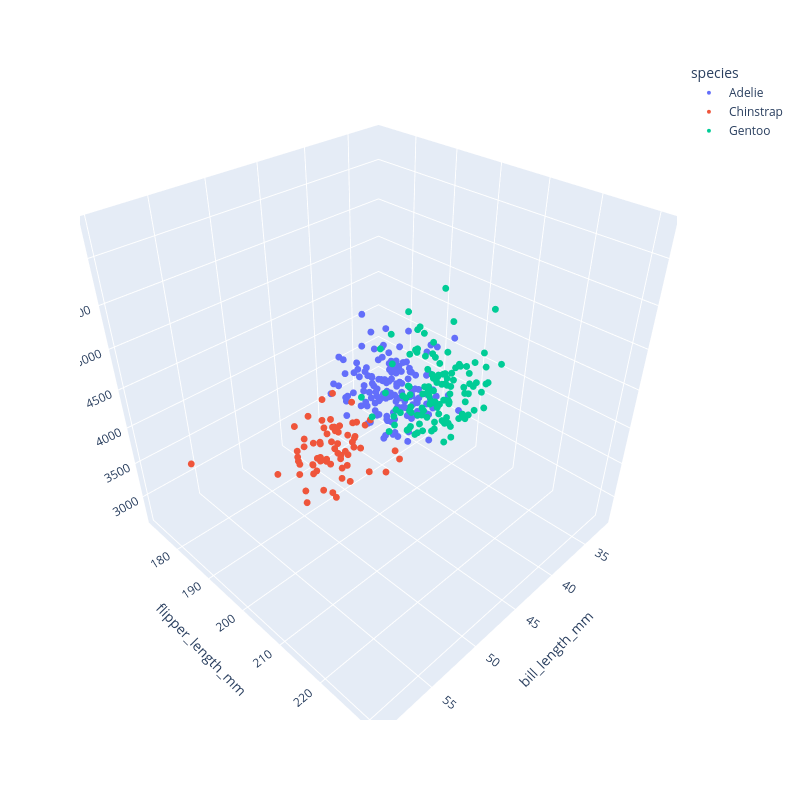

Source (notebook cell):
### Markdown cell above
### Exercise 2.2.2
Plot the data using [plotly 3D plots](https://plotly.com/python/3d-scatter-plots/)

Play around trying to change things in the lay-out, coloring, or use of markers.

### Code cell
# Plotting the data in 3D:
# Try playing around with the parameters in the plot below:

# The following plots the pandas dataframe in 3D. You can immediately plug in the name of the columns


fig = px.scatter_3d(
    penguins,
    x="bill_length_mm",
    y="flipper_length_mm",
    z="body_mass_g",
    color="species",
)


# This line sets the shape and size of the markers
fig.update_traces(
    marker=dict(
        size=4,
    ),
    selector=dict(mode="markers"),
)

# This line sets the size for the plot
fig.update_layout(
    autosize=False,
    width=800,
    height=800,
)

# This line shows the figure
fig.show()

### Figure 1 — Plotly figure (JSON) as saved in the notebook; plotly's stock layout.template omitted (floating-point values rounded to 4 significant figures; data arrays with more than 128 entries replaced by an {"elided": "..."} marker saying what was removed)
{"data": [{"hovertemplate": "species=Adelie<br>bill_length_mm=%{x}<br>flipper_length_mm=%{y}<br>body_mass_g=%{z}<extra></extra>", "legendgroup": "Adelie", "marker": {"color": "#636efa", "size": 4, "symbol": "circle"}, "mode": "markers", "name": "Adelie", "scene": "scene", "showlegend": true, "type": "scatter3d", "x": {"elided": "146 float values"}, "y": {"elided": "146 int values"}, "z": {"elided": "146 int values"}}, {"hovertemplate": "species=Chinstrap<br>bill_length_mm=%{x}<br>flipper_length_mm=%{y}<br>body_mass_g=%{z}<extra></extra>", "legendgroup": "Chinstrap", "marker": {"color": "#EF553B", "size": 4, "symbol": "circle"}, "mode": "markers", "name": "Chinstrap", "scene": "scene", "showlegend": true, "type": "scatter3d", "x": [46.5, 50, 51.3, 45.4, 52.7, 45.2, 46.1, 51.3, 46, 51.3, 46.6, 51.7, 47, 52, 45.9, 50.5, 50.3, 58, 46.4, 49.2, 42.4, 48.5, 43.2, 50.6, 46.7, 52, 50.5, 49.5, 46.4, 52.8, 40.9, 54.2, 42.5, 51, 49.7, 47.5, 47.6, 52, 46.9, 53.5, 49, 46.2, 50.9, 45.5, 50.9, 50.8, 50.1, 49, 51.5, 49.8, 48.1, 51.4, 45.7, 50.7, 42.5, 52.2, 45.2, 49.3, 50.2, 45.6, 51.9, 46.8, 45.7, 55.8, 43.5, 49.6, 50.8, 50.2], "y": [192, 196, 193, 188, 197, 198, 178, 197, 195, 198, 193, 194, 185, 201, 190, 201, 197, 181, 190, 195, 181, 191, 187, 193, 195, 197, 200, 200, 191, 205, 187, 201, 187, 203, 195, 199, 195, 210, 192, 205, 210, 187, 196, 196, 196, 201, 190, 212, 187, 198, 199, 201, 193, 203, 187, 197, 191, 203, 202, 194, 206, 189, 195, 207, 202, 193, 210, 198], "z": [3500, 3900, 3650, 3525, 3725, 3950, 3250, 3750, 4150, 3700, 3800, 3775, 3700, 4050, 3575, 4050, 3300, 3700, 3450, 4400, 3600, 3400, 2900, 3800, 3300, 4150, 3400, 3800, 3700, 4550, 3200, 4300, 3350, 4100, 3600, 3900, 3850, 4800, 2700, 4500, 3950, 3650, 3550, 3500, 3675, 4450, 3400, 4300, 3250, 3675, 3325, 3950, 3600, 4050, 3350, 3450, 3250, 4050, 3800, 3525, 3950, 3650, 3650, 4000, 3400, 3775, 4100, 3775]}, {"hovertemplate": "species=Gentoo<br>bill_length_mm=%{x}<br>flipper_length_mm=%{y}<br>body_mass_g=%{z}<extra></extra>", "legendgroup": "Gentoo", "marker": {"color": "#00cc96", "size": 4, "symbol": "circle"}, "mode": "markers", "name": "Gentoo", "scene": "scene", "showlegend": true, "type": "scatter3d", "x": [46.1, 50, 48.7, 50, 47.6, 46.5, 45.4, 46.7, 43.3, 46.8, 40.9, 49, 45.5, 48.4, 45.8, 49.3, 42, 49.2, 46.2, 48.7, 50.2, 45.1, 46.5, 46.3, 42.9, 46.1, 47.8, 48.2, 50, 47.3, 42.8, 45.1, 59.6, 49.1, 48.4, 42.6, 44.4, 44, 48.7, 42.7, 49.6, 45.3, 49.6, 50.5, 43.6, 45.5, 50.5, 44.9, 45.2, 46.6, 48.5, 45.1, 50.1, 46.5, 45, 43.8, 45.5, 43.2, 50.4, 45.3, 46.2, 45.7, 54.3, 45.8, 49.8, 49.5, 43.5, 50.7, 47.7, 46.4, 48.2, 46.5, 46.4, 48.6, 47.5, 51.1, 45.2, 45.2, 49.1, 52.5, 47.4, 50, 44.9, 50.8, 43.4, 51.3, 47.5, 52.1, 47.5, 52.2, 45.5, 49.5, 44.5, 50.8, 49.4, 46.9, 48.4, 51.1, 48.5, 55.9, 47.2, 49.1, 46.8, 41.7, 53.4, 43.3, 48.1, 50.5, 49.8, 43.5, 51.5, 46.2, 55.1, 48.8, 47.2, 46.8, 50.4, 45.2, 49.9], "y": [211, 230, 210, 218, 215, 210, 211, 219, 209, 215, 214, 216, 214, 213, 210, 217, 210, 221, 209, 222, 218, 215, 213, 215, 215, 215, 215, 210, 220, 222, 209, 207, 230, 220, 220, 213, 219, 208, 208, 208, 225, 210, 216, 222, 217, 210, 225, 213, 215, 210, 220, 210, 225, 217, 220, 208, 220, 208, 224, 208, 221, 214, 231, 219, 230, 229, 220, 223, 216, 221, 221, 217, 216, 230, 209, 220, 215, 223, 212, 221, 212, 224, 212, 228, 218, 218, 212, 230, 218, 228, 212, 224, 214, 226, 216, 222, 203, 225, 219, 228, 215, 228, 215, 210, 219, 208, 209, 216, 229, 213, 230, 217, 230, 222, 214, 215, 222, 212, 213], "z": [4500, 5700, 4450, 5700, 5400, 4550, 4800, 5200, 4400, 5150, 4650, 5550, 4650, 5850, 4200, 5850, 4150, 6300, 4800, 5350, 5700, 5000, 4400, 5050, 5000, 5100, 5650, 4600, 5550, 5250, 4700, 5050, 6050, 5150, 5400, 4950, 5250, 4350, 5350, 3950, 5700, 4300, 4750, 5550, 4900, 4200, 5400, 5100, 5300, 4850, 5300, 4400, 5000, 4900, 5050, 4300, 5000, 4450, 5550, 4200, 5300, 4400, 5650, 4700, 5700, 5800, 4700, 5550, 4750, 5000, 5100, 5200, 4700, 5800, 4600, 6000, 4750, 5950, 4625, 5450, 4725, 5350, 4750, 5600, 4600, 5300, 4875, 5550, 4950, 5400, 4750, 5650, 4850, 5200, 4925, 4875, 4625, 5250, 4850, 5600, 4975, 5500, 5500, 4700, 5500, 4575, 5500, 5000, 5950, 4650, 5500, 4375, 5850, 6000, 4925, 4850, 5750, 5200, 5400]}], "layout": {"autosize": false, "height": 800, "legend": {"title": {"text": "species"}, "tracegroupgap": 0}, "margin": {"t": 60}, "scene": {"aspectmode": "auto", "aspectratio": {"x": 1, "y": 1, "z": 1}, "domain": {"x": [0, 1], "y": [0, 1]}, "xaxis": {"title": {"text": "bill_length_mm"}, "type": "linear"}, "yaxis": {"title": {"text": "flipper_length_mm"}, "type": "linear"}, "zaxis": {"title": {"text": "body_mass_g"}, "type": "linear"}}, "width": 800}}
